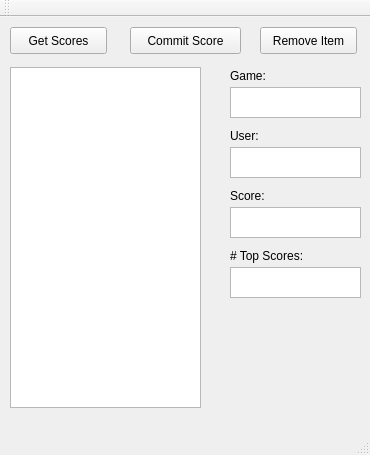
<?xml version="1.0" encoding="UTF-8"?>
<ui version="4.0">
 <class>myMainWindow</class>
 <widget class="QMainWindow" name="myMainWindow">
  <property name="geometry">
   <rect>
    <x>0</x>
    <y>0</y>
    <width>370</width>
    <height>455</height>
   </rect>
  </property>
  <property name="minimumSize">
   <size>
    <width>370</width>
    <height>455</height>
   </size>
  </property>
  <property name="maximumSize">
   <size>
    <width>370</width>
    <height>455</height>
   </size>
  </property>
  <property name="windowTitle">
   <string>HubGUI</string>
  </property>
  <widget class="QWidget" name="centralWidget">
   <widget class="QTextEdit" name="teScoreOutput">
    <property name="enabled">
     <bool>true</bool>
    </property>
    <property name="geometry">
     <rect>
      <x>10</x>
      <y>50</y>
      <width>191</width>
      <height>341</height>
     </rect>
    </property>
    <property name="readOnly">
     <bool>true</bool>
    </property>
   </widget>
   <widget class="QPushButton" name="btnGetScores">
    <property name="geometry">
     <rect>
      <x>10</x>
      <y>10</y>
      <width>97</width>
      <height>27</height>
     </rect>
    </property>
    <property name="text">
     <string>Get Scores</string>
    </property>
   </widget>
   <widget class="QTextEdit" name="teGame">
    <property name="geometry">
     <rect>
      <x>230</x>
      <y>70</y>
      <width>131</width>
      <height>31</height>
     </rect>
    </property>
   </widget>
   <widget class="QLabel" name="label">
    <property name="geometry">
     <rect>
      <x>230</x>
      <y>50</y>
      <width>67</width>
      <height>17</height>
     </rect>
    </property>
    <property name="text">
     <string>Game:</string>
    </property>
   </widget>
   <widget class="QLabel" name="label_2">
    <property name="geometry">
     <rect>
      <x>230</x>
      <y>110</y>
      <width>67</width>
      <height>17</height>
     </rect>
    </property>
    <property name="text">
     <string>User:</string>
    </property>
   </widget>
   <widget class="QTextEdit" name="teUser">
    <property name="geometry">
     <rect>
      <x>230</x>
      <y>130</y>
      <width>131</width>
      <height>31</height>
     </rect>
    </property>
   </widget>
   <widget class="QLabel" name="label_3">
    <property name="geometry">
     <rect>
      <x>230</x>
      <y>170</y>
      <width>67</width>
      <height>17</height>
     </rect>
    </property>
    <property name="text">
     <string>Score:</string>
    </property>
   </widget>
   <widget class="QTextEdit" name="teScore">
    <property name="geometry">
     <rect>
      <x>230</x>
      <y>190</y>
      <width>131</width>
      <height>31</height>
     </rect>
    </property>
   </widget>
   <widget class="QPushButton" name="btnAddScore">
    <property name="geometry">
     <rect>
      <x>130</x>
      <y>10</y>
      <width>111</width>
      <height>27</height>
     </rect>
    </property>
    <property name="text">
     <string>Commit Score</string>
    </property>
   </widget>
   <widget class="QLabel" name="label_4">
    <property name="geometry">
     <rect>
      <x>230</x>
      <y>230</y>
      <width>101</width>
      <height>17</height>
     </rect>
    </property>
    <property name="text">
     <string># Top Scores:</string>
    </property>
   </widget>
   <widget class="QTextEdit" name="teNumberOfScores">
    <property name="geometry">
     <rect>
      <x>230</x>
      <y>250</y>
      <width>131</width>
      <height>31</height>
     </rect>
    </property>
   </widget>
   <widget class="QPushButton" name="btnDelete">
    <property name="geometry">
     <rect>
      <x>260</x>
      <y>10</y>
      <width>97</width>
      <height>27</height>
     </rect>
    </property>
    <property name="text">
     <string>Remove Item</string>
    </property>
   </widget>
  </widget>
  <widget class="QMenuBar" name="menuBar">
   <property name="geometry">
    <rect>
     <x>0</x>
     <y>0</y>
     <width>370</width>
     <height>25</height>
    </rect>
   </property>
  </widget>
  <widget class="QToolBar" name="mainToolBar">
   <attribute name="toolBarArea">
    <enum>TopToolBarArea</enum>
   </attribute>
   <attribute name="toolBarBreak">
    <bool>false</bool>
   </attribute>
  </widget>
  <widget class="QStatusBar" name="statusBar"/>
 </widget>
 <layoutdefault spacing="6" margin="11"/>
 <resources/>
 <connections/>
</ui>
